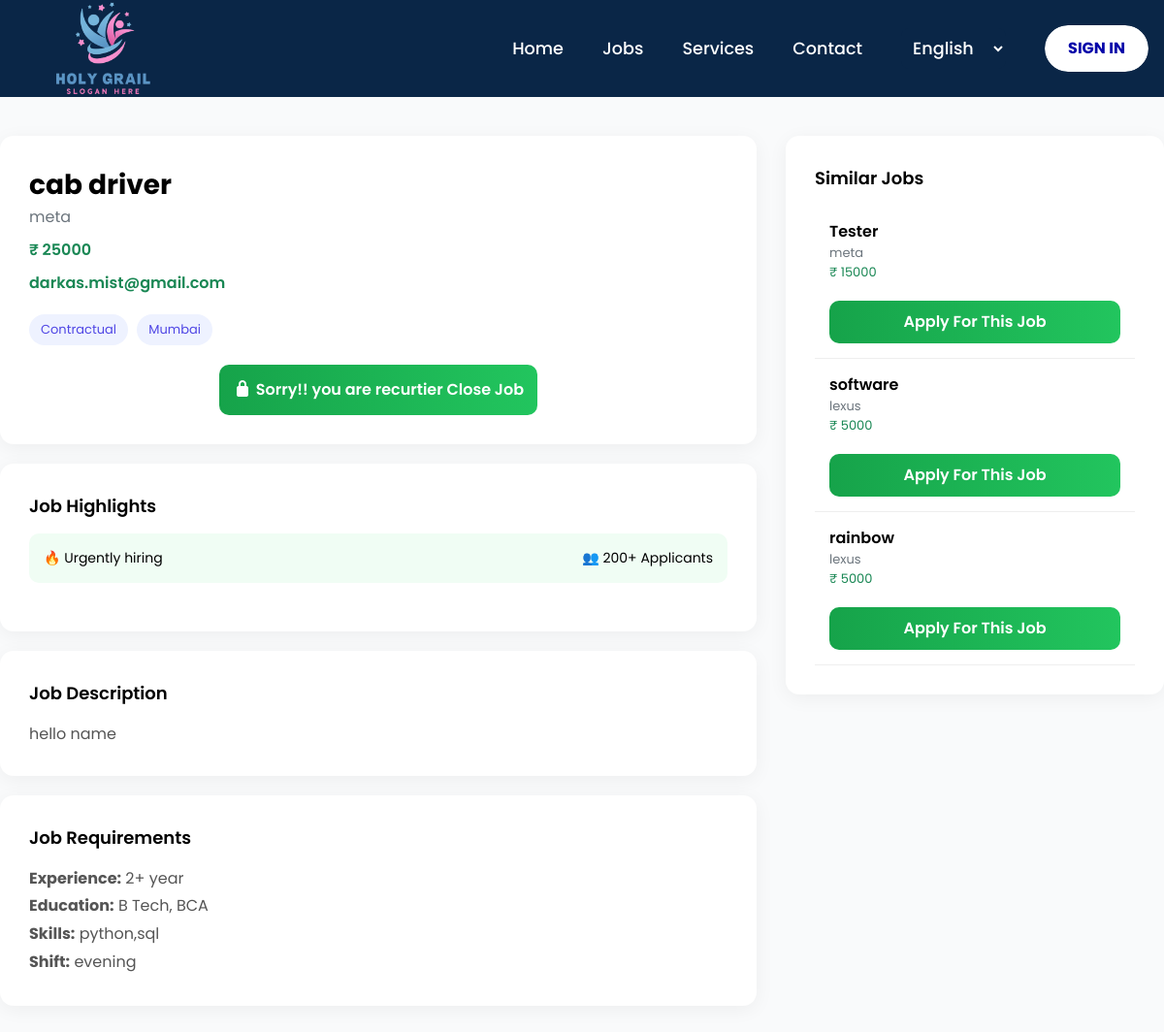
The page /jobs/job/10/ on the database its author committed.
### jobs/models.py (models this page shows, shortened)
class Job(models.Model):
    employer = models.ForeignKey(
        settings.AUTH_USER_MODEL,
        on_delete=models.CASCADE,
        related_name="jobs",
        null=True,        # 👈 IMPORTANT
        blank=True
    )
    STATUS_CHOICES = (
        ("open", "Open"),
        ("closed", "Closed"),
    )
    title = models.CharField(max_length=200)
    company_name = models.CharField(max_length=200)
    location = models.CharField(max_length=100)
    job_type = models.CharField(max_length=50)
    companyEmail = models.EmailField(null=True,blank=True)
    salary = models.IntegerField()
    station = models.CharField(max_length=100)
    description = models.TextField(null=True,blank=True)
    created_at = models.DateTimeField(auto_now_add=True)
    experience = models.CharField(max_length=100)
    education= models.CharField(max_length=200)
    skills = models.CharField(max_length=400)
    shift = models.CharField(max_length=50)
    expires_at = models.DateField(null=True, blank=True)
    status = models.CharField(
        max_length=10,
        choices=STATUS_CHOICES,
        default="open"
    )

### jobs/views.py (the view)
# urls.py: path('job/<int:id>/', views.job_detail, name='job_detail'),
def job_detail(request, id):
    job = get_object_or_404(Job, id=id)
    if job.expires_at and job.expires_at < timezone.now().date():
        return render(request, "jobs/job_expired.html", {"job": job})
    similar_jobs = Job.objects.filter(
        job_type=job.job_type
    ).exclude(id=job.id)[:5]
    return render(request, 'jobs/job_detail.html', {'job': job,'similar_jobs': similar_jobs})

### templates/jobs/job_detail.html (shortened to what this page needs)
{% extends "home.html" %}
{% load static %}
{% block csslink %}
<link rel="stylesheet" href="{%static 'css/style.css' %}" />
<link rel="stylesheet" href="{%static 'css/job_detail.css' %}" />
<link rel="stylesheet" href="https://cdnjs.cloudflare.com/ajax/libs/font-awesome/7.0.1/css/all.min.css" />
{% endblock csslink %}
{% block body %}
<div class="job-container">
    <div>
        <div class="card">
            <div class="job-title">{{ job.title }}</div>
            <div class="company-name">{{ job.company_name }}</div>
            <div class="salary">₹ {{ job.salary }}</div>
            <div class="salary">{{ job.companyEmail }}</div>
            <div style="margin-top:15px;">
                <span class="badge-custom">{{ job.job_type }}</span>
                <span class="badge-custom">{{ job.location }}</span>
            </div>
            {% if user.profile.role == "seeker" %}
            <a href="{% url 'applications:apply_job' job.id %}" class="apply-btn">Apply Now</a>
            {% else %}
            <div class="flex justify-evenly">
                <button class="apply-btn">
                    <a href="{% url 'jobs:close_job' job.id %}" class="btn btn-warning">
                        <i class="fa-solid fa-lock"></i> Sorry!! you are recurtier Close Job
                    </a>
                </button>
            </div>
            {% endif %}
        </div>
        <div class="card" style="margin-top:20px;">
            <div class="section-title">Job Highlights</div>
            <div class="highlight-box">
                <div>🔥 Urgently hiring</div>
                <div>👥 200+ Applicants</div>
            </div>
        </div>
        <div class="card" style="margin-top:20px;">
            <div class="section-title">Job Description</div>
            <p style="line-height:1.7; color:#555;">
                {{ job.description }}
            </p>
        </div>
        <div class="card" style="margin-top:20px;">
            <div class="section-title">Job Requirements</div>
            <ul style="line-height:1.8; color:#555;">
                <li><strong>Experience:</strong> {{ job.experience }}</li>
                <li><strong>Education:</strong> {{job.education }}</li>
                <li><strong>Skills:</strong> {{ job.skills }}</li>
                <li><strong>Shift:</strong> {{ job.shift }}</li>
            </ul>
        </div>
    </div>
    <div class="sticky-apply">
        <div class="card">
            <div class="section-title">Similar Jobs</div>
            {% for s_job in similar_jobs %}
            <div class="sidebar-job">
                <a href="{% url 'jobs:job_detail' s_job.id %}"
                style="text-decoration:none; color:inherit;">
                    <div>
                        <div style="font-weight:600;">
                            {{ s_job.title }}
                        </div>
                        <div style="font-size:13px; color:#6c757d;">
                            {{ s_job.company_name }}
                        </div>
                        <div style="font-size:13px; color:#198754;">
                            ₹ {{ s_job.salary }}
                        </div>
                        <a href="{% url 'jobs:job_detail' s_job.id %}" class="Apply-btn-sidebar">Apply For This Job</a>
                    </div>
                </a>
            </div>
            {% empty %}
                <p>No similar jobs found.</p>
            {% endfor %}
        </div>
    </div>
</div>
{% endblock body %}

### static/css/style.css (style rules this page uses)
html { scroll-behavior: smooth; }

### static/css/job_detail.css (style rules this page uses)
body { background: #f5f7fb; }
.job-container { max-width: 1200px; margin: 40px auto; display: grid; grid-template-columns: 2fr 1fr; gap: 30px; }
.card { background: #ffffff; padding: 30px; border-radius: 14px; box-shadow: 0 4px 20px rgba(0, 0, 0, 0.05); }
.job-title { font-size: 28px; font-weight: 700; }
.company-name { color: #6c757d; font-size: 16px; }
.salary { color: #198754; font-weight: 600; margin-top: 10px; }
.badge-custom { display: inline-block; padding: 6px 12px; border-radius: 20px; font-size: 13px; background: #eef2ff; color: #4f46e5; margin: 5px 5px 0 0; }
.apply-btn { background: linear-gradient(90deg, #16a34a, #22c55e); color: white; padding: 14px; border-radius: 10px; text-align: center; font-weight: 600; font-size: 16px; text-decoration: none; display: block; margin-top: 20px; transition: 0.3s; }
.section-title { font-weight: 600; margin-bottom: 15px; font-size: 18px; }
.highlight-box { background: #f0fdf4; padding: 15px; border-radius: 10px; display: flex; justify-content: space-between; font-size: 14px; margin-bottom: 20px; }
.sidebar-job { padding: 15px; border-bottom: 1px solid #eee; transition: 0.3s; }
.sticky-apply { position: sticky; top: 20px; }
.Apply-btn-sidebar { background: linear-gradient(90deg, #16a34a, #22c55e); color: white; padding: 10px 7px; border-radius: 10px; text-align: center; font-weight: 600; font-size: 16px; text-decoration: none; display: block; margin-top: 20px; transition: 0.3s; }

### rows shown on the page
Job: title "cab driver", company_name "meta", salary "25000", companyEmail "darkas.mist@gmail.com", job_type "Contractual", location "Mumbai", description "hello name", experience "2+ year", education "B Tech, BCA", skills "python,sql", shift "evening"
Job: title "Tester", company_name "meta", salary "15000"
Job: title "software", company_name "lexus", salary "5000"
Job: title "rainbow", company_name "lexus", salary "5000"
